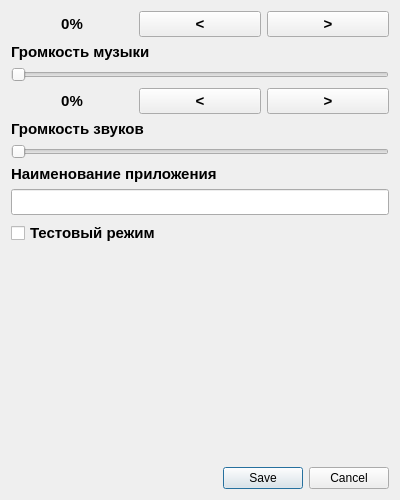
<?xml version="1.0" encoding="UTF-8"?>
<ui version="4.0">
 <class>Dialog</class>
 <widget class="QDialog" name="Dialog">
  <property name="geometry">
   <rect>
    <x>0</x>
    <y>0</y>
    <width>400</width>
    <height>500</height>
   </rect>
  </property>
  <property name="minimumSize">
   <size>
    <width>400</width>
    <height>500</height>
   </size>
  </property>
  <property name="maximumSize">
   <size>
    <width>400</width>
    <height>500</height>
   </size>
  </property>
  <property name="windowTitle">
   <string>Настройки приложения</string>
  </property>
  <layout class="QGridLayout" name="gridLayout_2">
   <item row="0" column="0">
    <layout class="QGridLayout" name="gridLayout">
     <item row="1" column="0" colspan="3">
      <widget class="QLabel" name="label">
       <property name="font">
        <font>
         <pointsize>11</pointsize>
         <weight>75</weight>
         <bold>true</bold>
        </font>
       </property>
       <property name="text">
        <string>Громкость музыки</string>
       </property>
      </widget>
     </item>
     <item row="6" column="0" colspan="3">
      <widget class="QLabel" name="label_3">
       <property name="font">
        <font>
         <pointsize>11</pointsize>
         <weight>75</weight>
         <bold>true</bold>
        </font>
       </property>
       <property name="text">
        <string>Наименование приложения</string>
       </property>
      </widget>
     </item>
     <item row="3" column="2">
      <widget class="QPushButton" name="upVolumeSoundsPushButton">
       <property name="font">
        <font>
         <pointsize>11</pointsize>
         <weight>75</weight>
         <bold>true</bold>
        </font>
       </property>
       <property name="text">
        <string>&gt;</string>
       </property>
      </widget>
     </item>
     <item row="10" column="0" colspan="3">
      <widget class="QDialogButtonBox" name="buttonBox">
       <property name="contextMenuPolicy">
        <enum>Qt::ActionsContextMenu</enum>
       </property>
       <property name="orientation">
        <enum>Qt::Horizontal</enum>
       </property>
       <property name="standardButtons">
        <set>QDialogButtonBox::Cancel|QDialogButtonBox::Save</set>
       </property>
       <property name="centerButtons">
        <bool>false</bool>
       </property>
      </widget>
     </item>
     <item row="7" column="0" colspan="3">
      <widget class="QLineEdit" name="nameAppLineEdit">
       <property name="font">
        <font>
         <pointsize>11</pointsize>
        </font>
       </property>
       <property name="maxLength">
        <number>20</number>
       </property>
      </widget>
     </item>
     <item row="3" column="1">
      <widget class="QPushButton" name="downVolumeSoundsPushButton">
       <property name="font">
        <font>
         <pointsize>11</pointsize>
         <weight>75</weight>
         <bold>true</bold>
        </font>
       </property>
       <property name="text">
        <string>&lt;</string>
       </property>
      </widget>
     </item>
     <item row="8" column="0" colspan="3">
      <widget class="QCheckBox" name="debugModeCheckBox">
       <property name="font">
        <font>
         <pointsize>11</pointsize>
         <weight>75</weight>
         <bold>true</bold>
        </font>
       </property>
       <property name="text">
        <string>Тестовый режим</string>
       </property>
      </widget>
     </item>
     <item row="9" column="0" colspan="3">
      <spacer name="verticalSpacer">
       <property name="orientation">
        <enum>Qt::Vertical</enum>
       </property>
       <property name="sizeHint" stdset="0">
        <size>
         <width>20</width>
         <height>40</height>
        </size>
       </property>
      </spacer>
     </item>
     <item row="0" column="1">
      <widget class="QPushButton" name="downVolumeMusicPushButton">
       <property name="font">
        <font>
         <pointsize>11</pointsize>
         <weight>75</weight>
         <bold>true</bold>
        </font>
       </property>
       <property name="text">
        <string>&lt;</string>
       </property>
      </widget>
     </item>
     <item row="2" column="0" colspan="3">
      <widget class="QSlider" name="musicHorizontalSlider">
       <property name="maximum">
        <number>100</number>
       </property>
       <property name="orientation">
        <enum>Qt::Horizontal</enum>
       </property>
      </widget>
     </item>
     <item row="4" column="0" colspan="3">
      <widget class="QLabel" name="label_2">
       <property name="font">
        <font>
         <pointsize>11</pointsize>
         <weight>75</weight>
         <bold>true</bold>
        </font>
       </property>
       <property name="text">
        <string>Громкость звуков</string>
       </property>
      </widget>
     </item>
     <item row="0" column="2">
      <widget class="QPushButton" name="upVolumeMusicPushButton">
       <property name="font">
        <font>
         <pointsize>11</pointsize>
         <weight>75</weight>
         <bold>true</bold>
        </font>
       </property>
       <property name="text">
        <string>&gt;</string>
       </property>
      </widget>
     </item>
     <item row="0" column="0">
      <widget class="QLabel" name="volumeMusicLabel">
       <property name="font">
        <font>
         <pointsize>11</pointsize>
         <weight>75</weight>
         <bold>true</bold>
        </font>
       </property>
       <property name="text">
        <string>0%</string>
       </property>
       <property name="alignment">
        <set>Qt::AlignCenter</set>
       </property>
      </widget>
     </item>
     <item row="3" column="0">
      <widget class="QLabel" name="volumeSoundsLabel">
       <property name="font">
        <font>
         <pointsize>11</pointsize>
         <weight>75</weight>
         <bold>true</bold>
        </font>
       </property>
       <property name="text">
        <string>0%</string>
       </property>
       <property name="alignment">
        <set>Qt::AlignCenter</set>
       </property>
      </widget>
     </item>
     <item row="5" column="0" colspan="3">
      <widget class="QSlider" name="soundsHorizontalSlider">
       <property name="maximum">
        <number>100</number>
       </property>
       <property name="orientation">
        <enum>Qt::Horizontal</enum>
       </property>
      </widget>
     </item>
    </layout>
   </item>
  </layout>
 </widget>
 <tabstops>
  <tabstop>downVolumeMusicPushButton</tabstop>
  <tabstop>upVolumeMusicPushButton</tabstop>
  <tabstop>musicHorizontalSlider</tabstop>
  <tabstop>downVolumeSoundsPushButton</tabstop>
  <tabstop>upVolumeSoundsPushButton</tabstop>
  <tabstop>soundsHorizontalSlider</tabstop>
  <tabstop>nameAppLineEdit</tabstop>
 </tabstops>
 <resources/>
 <connections>
  <connection>
   <sender>buttonBox</sender>
   <signal>accepted()</signal>
   <receiver>Dialog</receiver>
   <slot>accept()</slot>
   <hints>
    <hint type="sourcelabel">
     <x>248</x>
     <y>254</y>
    </hint>
    <hint type="destinationlabel">
     <x>157</x>
     <y>274</y>
    </hint>
   </hints>
  </connection>
  <connection>
   <sender>buttonBox</sender>
   <signal>rejected()</signal>
   <receiver>Dialog</receiver>
   <slot>reject()</slot>
   <hints>
    <hint type="sourcelabel">
     <x>316</x>
     <y>260</y>
    </hint>
    <hint type="destinationlabel">
     <x>286</x>
     <y>274</y>
    </hint>
   </hints>
  </connection>
 </connections>
</ui>
